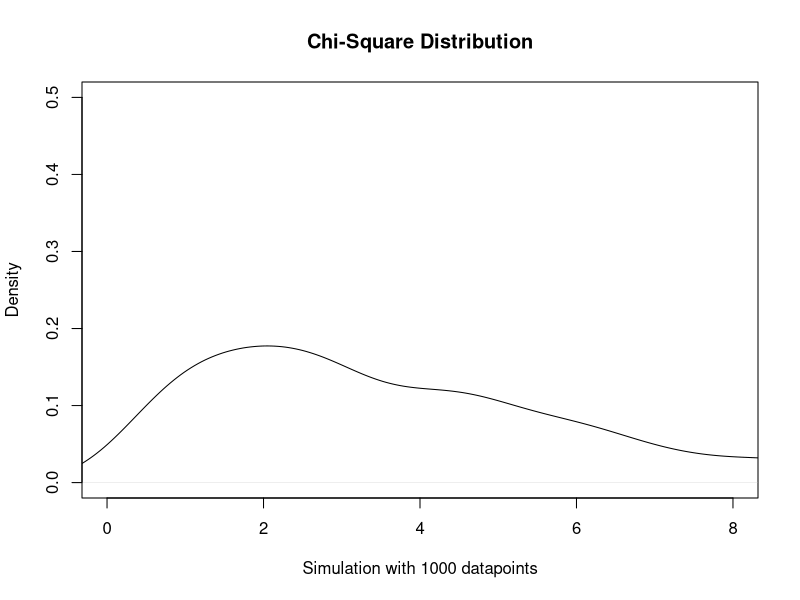
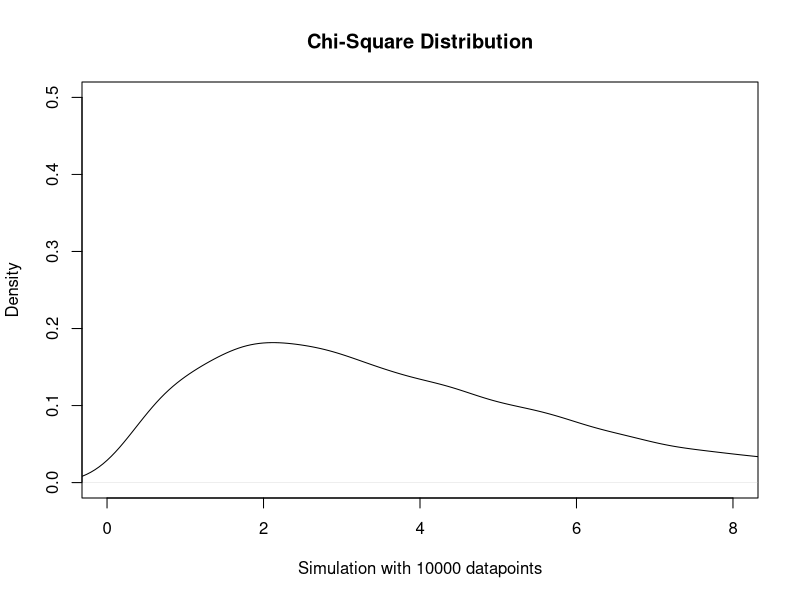
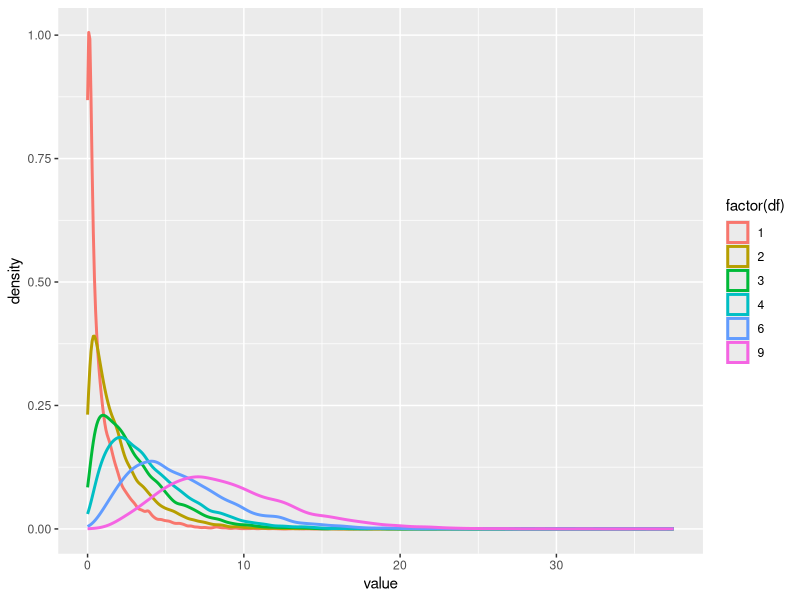
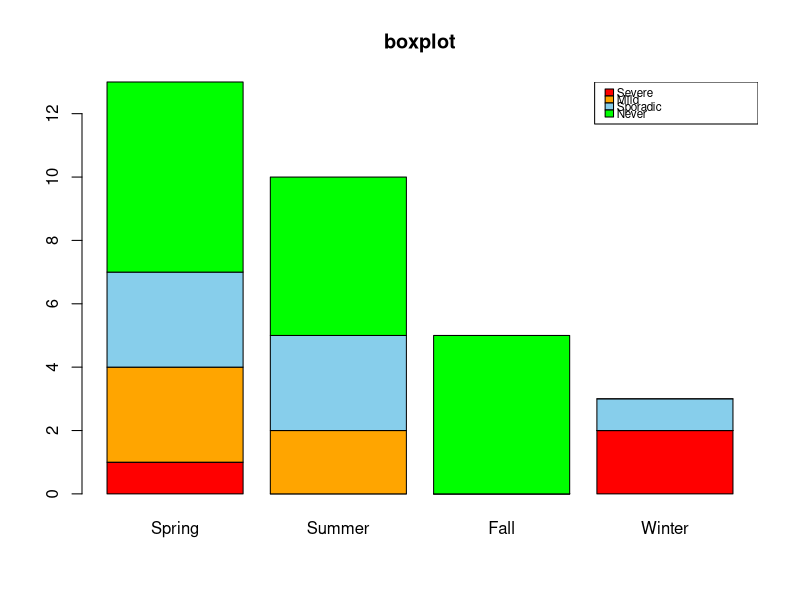
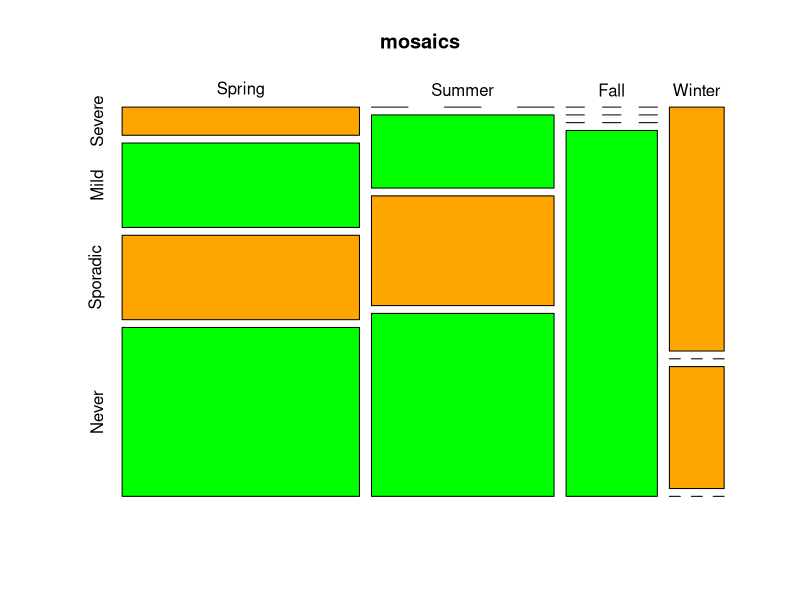
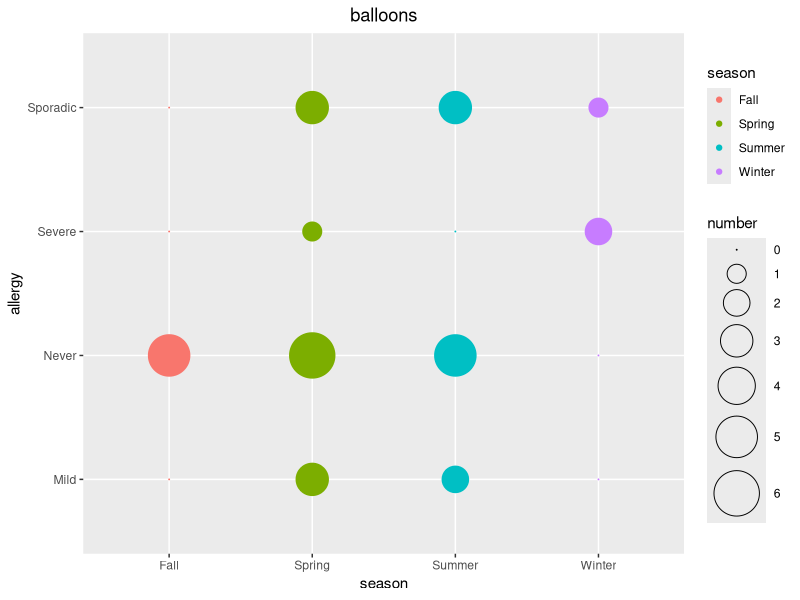

The R script that drew these images, in order:
library(tidyverse)

# 1. Simulation of the probability of goodness-of-fit test
X <- replicate(n = 4, rnorm(1000, 0, 1), simplify = T)
X_square <- X^2
sum <- apply(X_square, 1, sum)
plot(density(sum), main = "Chi-Square Distribution", 
     ylim = c(0,0.5), xlim = c(0,8),
     xlab = "Simulation with 1000 datapoints")

X2 <- replicate(n = 4, rnorm(10000, 0, 1), simplify = T)
X2_square <- X2^2
sum2 <- apply(X2_square, 1, sum)
plot(density(sum2), main = "Chi-Square Distribution", 
     ylim = c(0,0.5), xlim = c(0,8),
     xlab = "Simulation with 10000 datapoints")

### In this case, Chi-square is 8.1.
p_value_sim <- mean(sum2 >= 8.1)
p_value_real <- chisq.test(c(13, 10, 5, 3), p = rep(0.25, 4))$p.value

# 2. Chi-square distribution and degree of freedom
df <- c(1,2,3,4,6,9)
value <- c()
for (i in 1:length(df)){
  small_value <- rchisq(10000, df[i])
  value <- c(value, small_value)
}
data <- data.frame("df" = rep(df, each = 10000), "value" = value)
ggplot(data = data, aes(x = value)) +
  geom_density(aes(color = factor(df)), size = 1)

# 3. Chi-square test of homogeneity
## Input the matrix.
data3 <- matrix(c(1,0,0,2,3,2,0,0,3,3,0,1,6,5,5,0), nrow = 4, byrow = T,
                dimnames = list(c("Severe","Mild","Sporadic","Never"),
                                c("Spring","Summer","Fall","Winter")))

rownames(data3) <- factor(rownames(data3), 
                          levels = c("Never","Sporadic","Mild","Severe"))
## Visulize the data.
barplot(data3, col = c("red", "orange", "skyblue", "green"), main = "boxplot")
legend("topright", legend = c("Severe","Mild","Sporadic","Never"), 
       fill = c("red", "orange", "skyblue", "green"), cex = 0.7, text.width = 1,
       x.intersp = 0.3, y.intersp = 0.5)

mosaicplot(t(data3), color = c("orange", "green", "orange", "green"), 
           main = "mosaics", cex.axis = 1)

newdata <- data.frame("season" = rep(c("Spring","Summer","Fall","Winter"), 4),
                      "allergy" = rep(c("Severe","Mild","Sporadic","Never"), each = 4),
                      "number" = c(1,0,0,2,3,2,0,0,3,3,0,1,6,5,5,0))

ggplot(newdata, aes(x = season, y = allergy, size = number)) +
  geom_point(shape = 21, aes(color = season, fill = season)) +
  theme(plot.title = element_text(hjust = 0.5)) +
  scale_size_area(max_size = 15) +
  labs(title = "balloons")

## Perform chi-square test
chisq.test(data3)

# 4. Chi-square test and Fisher’s exact test
data4 <- matrix(c(7,2,3,7), nrow = 2, byrow = T,
                dimnames = list(c("Alive","Dead"), c("WT","KO")))

chisq.test(data4, correct = F)
chisq.test(data4, correct = T)
fisher.test(data4) 
wilcox.test(data3, exact = F)
fisher.test(data3)

